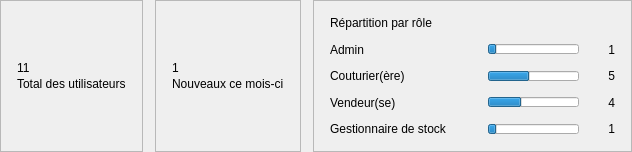
                   <widget class="QFrame" name="statsRow">
                    <property name="minimumSize">
                     <size>
                      <width>0</width>
                      <height>152</height>
                     </size>
                    </property>
                    <property name="maximumSize">
                     <size>
                      <width>16777215</width>
                      <height>152</height>
                     </size>
                    </property>
                    <property name="frameShape">
                     <enum>QFrame::Shape::NoFrame</enum>
                    </property>
                    <layout class="QHBoxLayout" name="statsLayout" stretch="1,1,3">
                     <property name="spacing">
                      <number>12</number>
                     </property>
                     <property name="leftMargin">
                      <number>0</number>
                     </property>
                     <property name="topMargin">
                      <number>0</number>
                     </property>
                     <property name="rightMargin">
                      <number>0</number>
                     </property>
                     <property name="bottomMargin">
                      <number>0</number>
                     </property>
                     <item>
                      <widget class="QFrame" name="cardStatTotal">
                       <property name="frameShape">
                        <enum>QFrame::Shape::StyledPanel</enum>
                       </property>
                       <layout class="QVBoxLayout" name="cardStatTotalLayout">
                        <property name="spacing">
                         <number>2</number>
                        </property>
                        <property name="leftMargin">
                         <number>16</number>
                        </property>
                        <property name="topMargin">
                         <number>12</number>
                        </property>
                        <property name="rightMargin">
                         <number>16</number>
                        </property>
                        <property name="bottomMargin">
                         <number>12</number>
                        </property>
                        <item>
                         <spacer name="cardStatTotal_vs1">
                          <property name="orientation">
                           <enum>Qt::Orientation::Vertical</enum>
                          </property>
                          <property name="sizeHint" stdset="0">
                           <size>
                            <width>20</width>
                            <height>20</height>
                           </size>
                          </property>
                         </spacer>
                        </item>
                        <item>
                         <widget class="QLabel" name="labelStatTotalValue">
                          <property name="text">
                           <string>11</string>
                          </property>
                         </widget>
                        </item>
                        <item>
                         <widget class="QLabel" name="labelStatTotalTitre">
                          <property name="text">
                           <string>Total des utilisateurs</string>
                          </property>
                         </widget>
                        </item>
                        <item>
                         <spacer name="cardStatTotal_vs2">
                          <property name="orientation">
                           <enum>Qt::Orientation::Vertical</enum>
                          </property>
                          <property name="sizeHint" stdset="0">
                           <size>
                            <width>20</width>
                            <height>20</height>
                           </size>
                          </property>
                         </spacer>
                        </item>
                       </layout>
                      </widget>
                     </item>
                     <item>
                      <widget class="QFrame" name="cardStatNouveaux">
                       <property name="frameShape">
                        <enum>QFrame::Shape::StyledPanel</enum>
                       </property>
                       <layout class="QVBoxLayout" name="cardStatNouveauxLayout">
                        <property name="spacing">
                         <number>2</number>
                        </property>
                        <property name="leftMargin">
                         <number>16</number>
                        </property>
                        <property name="topMargin">
                         <number>12</number>
                        </property>
                        <property name="rightMargin">
                         <number>16</number>
                        </property>
                        <property name="bottomMargin">
                         <number>12</number>
                        </property>
                        <item>
                         <spacer name="cardStatNouveaux_vs1">
                          <property name="orientation">
                           <enum>Qt::Orientation::Vertical</enum>
                          </property>
                          <property name="sizeHint" stdset="0">
                           <size>
                            <width>20</width>
                            <height>20</height>
                           </size>
                          </property>
                         </spacer>
                        </item>
                        <item>
                         <widget class="QLabel" name="labelStatNouveauxValue">
                          <property name="text">
                           <string>1</string>
                          </property>
                         </widget>
                        </item>
                        <item>
                         <widget class="QLabel" name="labelStatNouveauxTitre">
                          <property name="text">
                           <string>Nouveaux ce mois-ci</string>
                          </property>
                         </widget>
                        </item>
                        <item>
                         <spacer name="cardStatNouveaux_vs2">
                          <property name="orientation">
                           <enum>Qt::Orientation::Vertical</enum>
                          </property>
                          <property name="sizeHint" stdset="0">
                           <size>
                            <width>20</width>
                            <height>20</height>
                           </size>
                          </property>
                         </spacer>
                        </item>
                       </layout>
                      </widget>
                     </item>
                     <item>
                      <widget class="QFrame" name="cardStatRoles">
                       <property name="frameShape">
                        <enum>QFrame::Shape::StyledPanel</enum>
                       </property>
                       <layout class="QVBoxLayout" name="cardStatRolesLayout">
                        <property name="spacing">
                         <number>3</number>
                        </property>
                        <property name="leftMargin">
                         <number>16</number>
                        </property>
                        <property name="topMargin">
                         <number>10</number>
                        </property>
                        <property name="rightMargin">
                         <number>16</number>
                        </property>
                        <property name="bottomMargin">
                         <number>10</number>
                        </property>
                        <item>
                         <widget class="QLabel" name="labelStatRolesTitre">
                          <property name="text">
                           <string>Répartition par rôle</string>
                          </property>
                         </widget>
                        </item>
                        <item>
                         <layout class="QHBoxLayout" name="rowAdminLayout">
                          <property name="spacing">
                           <number>8</number>
                          </property>
                          <property name="leftMargin">
                           <number>0</number>
                          </property>
                          <property name="topMargin">
                           <number>0</number>
                          </property>
                          <property name="rightMargin">
                           <number>0</number>
                          </property>
                          <property name="bottomMargin">
                           <number>0</number>
                          </property>
                          <item>
                           <widget class="QLabel" name="labelRoleAdmin">
                            <property name="minimumSize">
                             <size>
                              <width>150</width>
                              <height>0</height>
                             </size>
                            </property>
                            <property name="maximumSize">
                             <size>
                              <width>150</width>
                              <height>16777215</height>
                             </size>
                            </property>
                            <property name="text">
                             <string>Admin</string>
                            </property>
                           </widget>
                          </item>
                          <item>
                           <widget class="QProgressBar" name="progressAdmin">
                            <property name="minimumSize">
                             <size>
                              <width>0</width>
                              <height>10</height>
                             </size>
                            </property>
                            <property name="maximumSize">
                             <size>
                              <width>16777215</width>
                              <height>10</height>
                             </size>
                            </property>
                            <property name="maximum">
                             <number>11</number>
                            </property>
                            <property name="value">
                             <number>1</number>
                            </property>
                            <property name="textVisible">
                             <bool>false</bool>
                            </property>
                           </widget>
                          </item>
                          <item>
                           <widget class="QLabel" name="labelCountAdmin">
                            <property name="minimumSize">
                             <size>
                              <width>28</width>
                              <height>0</height>
                             </size>
                            </property>
                            <property name="maximumSize">
                             <size>
                              <width>28</width>
                              <height>16777215</height>
                             </size>
                            </property>
                            <property name="text">
                             <string>1</string>
                            </property>
                            <property name="alignment">
                             <set>Qt::AlignmentFlag::AlignRight|Qt::AlignmentFlag::AlignTrailing|Qt::AlignmentFlag::AlignVCenter</set>
                            </property>
                           </widget>
                          </item>
                         </layout>
                        </item>
                        <item>
                         <layout class="QHBoxLayout" name="rowCouturierLayout">
                          <property name="spacing">
                           <number>8</number>
                          </property>
                          <property name="leftMargin">
                           <number>0</number>
                          </property>
                          <property name="topMargin">
                           <number>0</number>
                          </property>
                          <property name="rightMargin">
                           <number>0</number>
                          </property>
                          <property name="bottomMargin">
                           <number>0</number>
                          </property>
                          <item>
                           <widget class="QLabel" name="labelRoleCouturier">
                            <property name="minimumSize">
                             <size>
                              <width>150</width>
                              <height>0</height>
                             </size>
                            </property>
                            <property name="maximumSize">
                             <size>
                              <width>150</width>
                              <height>16777215</height>
                             </size>
                            </property>
                            <property name="text">
                             <string>Couturier(ère)</string>
                            </property>
                           </widget>
                          </item>
                          <item>
                           <widget class="QProgressBar" name="progressCouturier">
                            <property name="minimumSize">
                             <size>
                              <width>0</width>
                              <height>10</height>
                             </size>
                            </property>
                            <property name="maximumSize">
                             <size>
                              <width>16777215</width>
                              <height>10</height>
                             </size>
                            </property>
                            <property name="maximum">
                             <number>11</number>
                            </property>
                            <property name="value">
                             <number>5</number>
                            </property>
                            <property name="textVisible">
                             <bool>false</bool>
                            </property>
                           </widget>
                          </item>
                          <item>
                           <widget class="QLabel" name="labelCountCouturier">
                            <property name="minimumSize">
                             <size>
                              <width>28</width>
                              <height>0</height>
                             </size>
                            </property>
                            <property name="maximumSize">
                             <size>
                              <width>28</width>
                              <height>16777215</height>
                             </size>
                            </property>
                            <property name="text">
                             <string>5</string>
                            </property>
                            <property name="alignment">
                             <set>Qt::AlignmentFlag::AlignRight|Qt::AlignmentFlag::AlignTrailing|Qt::AlignmentFlag::AlignVCenter</set>
                            </property>
                           </widget>
                          </item>
                         </layout>
                        </item>
                        <item>
                         <layout class="QHBoxLayout" name="rowVendeurLayout">
                          <property name="spacing">
                           <number>8</number>
                          </property>
                          <property name="leftMargin">
                           <number>0</number>
                          </property>
                          <property name="topMargin">
                           <number>0</number>
                          </property>
                          <property name="rightMargin">
                           <number>0</number>
                          </property>
                          <property name="bottomMargin">
                           <number>0</number>
                          </property>
                          <item>
                           <widget class="QLabel" name="labelRoleVendeur">
                            <property name="minimumSize">
                             <size>
                              <width>150</width>
                              <height>0</height>
                             </size>
                            </property>
                            <property name="maximumSize">
                             <size>
                              <width>150</width>
                              <height>16777215</height>
                             </size>
                            </property>
                            <property name="text">
                             <string>Vendeur(se)</string>
                            </property>
                           </widget>
                          </item>
                          <item>
                           <widget class="QProgressBar" name="progressVendeur">
                            <property name="minimumSize">
                             <size>
                              <width>0</width>
                              <height>10</height>
                             </size>
                            </property>
                            <property name="maximumSize">
                             <size>
                              <width>16777215</width>
                              <height>10</height>
                             </size>
                            </property>
                            <property name="maximum">
                             <number>11</number>
                            </property>
                            <property name="value">
                             <number>4</number>
                            </property>
                            <property name="textVisible">
                             <bool>false</bool>
                            </property>
                           </widget>
                          </item>
                          <item>
                           <widget class="QLabel" name="labelCountVendeur">
                            <property name="minimumSize">
                             <size>
                              <width>28</width>
                              <height>0</height>
                             </size>
                            </property>
                            <property name="maximumSize">
                             <size>
                              <width>28</width>
                              <height>16777215</height>
                             </size>
                            </property>
                            <property name="text">
                             <string>4</string>
                            </property>
                            <property name="alignment">
                             <set>Qt::AlignmentFlag::AlignRight|Qt::AlignmentFlag::AlignTrailing|Qt::AlignmentFlag::AlignVCenter</set>
                            </property>
                           </widget>
                          </item>
                         </layout>
                        </item>
                        <item>
                         <layout class="QHBoxLayout" name="rowStockLayout">
                          <property name="spacing">
                           <number>8</number>
                          </property>
                          <property name="leftMargin">
                           <number>0</number>
                          </property>
                          <property name="topMargin">
                           <number>0</number>
                          </property>
                          <property name="rightMargin">
                           <number>0</number>
                          </property>
                          <property name="bottomMargin">
                           <number>0</number>
                          </property>
                          <item>
                           <widget class="QLabel" name="labelRoleStock">
                            <property name="minimumSize">
                             <size>
                              <width>150</width>
                              <height>0</height>
                             </size>
                            </property>
                            <property name="maximumSize">
                             <size>
                              <width>150</width>
                              <height>16777215</height>
                             </size>
                            </property>
                            <property name="text">
                             <string>Gestionnaire de stock</string>
                            </property>
                           </widget>
                          </item>
                          <item>
                           <widget class="QProgressBar" name="progressStock">
                            <property name="minimumSize">
                             <size>
                              <width>0</width>
                              <height>10</height>
                             </size>
                            </property>
                            <property name="maximumSize">
                             <size>
                              <width>16777215</width>
                              <height>10</height>
                             </size>
                            </property>
                            <property name="maximum">
                             <number>11</number>
                            </property>
                            <property name="value">
                             <number>1</number>
                            </property>
                            <property name="textVisible">
                             <bool>false</bool>
                            </property>
                           </widget>
                          </item>
                          <item>
                           <widget class="QLabel" name="labelCountStock">
                            <property name="minimumSize">
                             <size>
                              <width>28</width>
                              <height>0</height>
                             </size>
                            </property>
                            <property name="maximumSize">
                             <size>
                              <width>28</width>
                              <height>16777215</height>
                             </size>
                            </property>
                            <property name="text">
                             <string>1</string>
                            </property>
                            <property name="alignment">
                             <set>Qt::AlignmentFlag::AlignRight|Qt::AlignmentFlag::AlignTrailing|Qt::AlignmentFlag::AlignVCenter</set>
                            </property>
                           </widget>
                          </item>
                         </layout>
                        </item>
                       </layout>
                      </widget>
                     </item>
                    </layout>
                   </widget>
